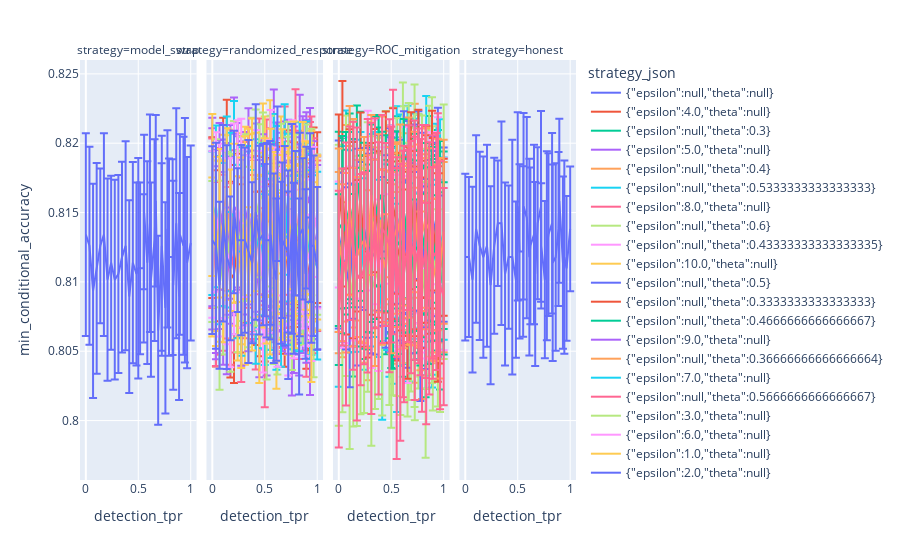

Notebook code cell kept with this figure:
### Code cell
px.line(
    manipulation.sort("detection_tpr").with_columns(
        pl.col("min_conditional_accuracy_std") / sqrt(5)
    ),
    x="detection_tpr",
    y="min_conditional_accuracy",
    error_y="min_conditional_accuracy_std",
    facet_col="strategy",
    color="strategy_json",
)
